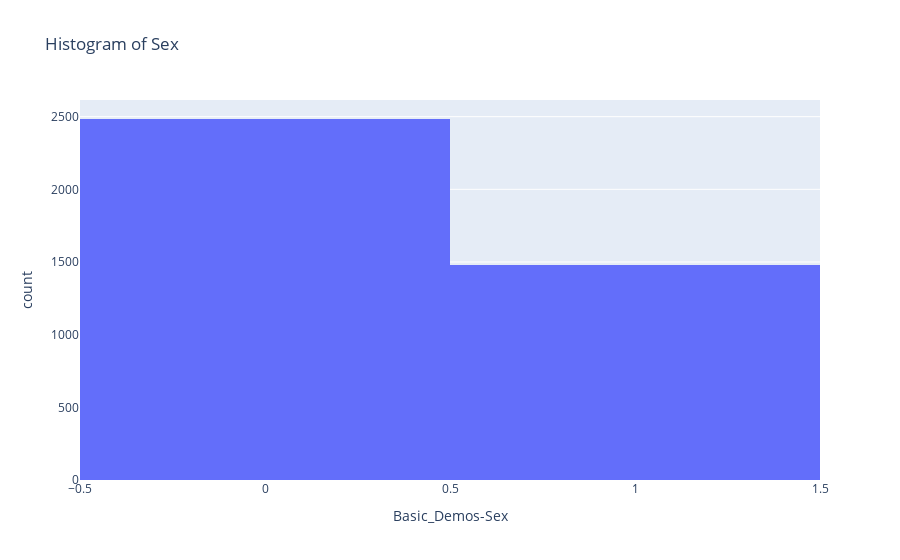

Write notebook code for a chart like this one.
### Code cell
#Sex
histogram(tableData, x='Basic_Demos-Sex', title='Histogram of Sex')

### Figure 1 — Plotly figure (JSON) as saved in the notebook; plotly's stock layout.template omitted (floating-point values rounded to 4 significant figures; data arrays with more than 128 entries replaced by an {"elided": "..."} marker saying what was removed)
{"data": [{"alignmentgroup": "True", "bingroup": "x", "hovertemplate": "Basic_Demos-Sex=%{x}<br>count=%{y}<extra></extra>", "legendgroup": "", "marker": {"color": "#636efa", "pattern": {"shape": ""}}, "name": "", "offsetgroup": "", "orientation": "v", "showlegend": false, "type": "histogram", "x": {"elided": "3960 int values"}, "xaxis": "x", "yaxis": "y"}], "layout": {"barmode": "relative", "legend": {"tracegroupgap": 0}, "title": {"text": "Histogram of Sex"}, "xaxis": {"anchor": "y", "domain": [0, 1], "title": {"text": "Basic_Demos-Sex"}}, "yaxis": {"anchor": "x", "domain": [0, 1], "title": {"text": "count"}}}}
